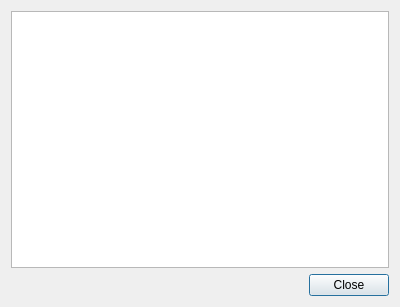
<?xml version="1.0" encoding="UTF-8"?>
<ui version="4.0">
 <class>chkperms</class>
 <widget class="QDialog" name="chkperms">
  <property name="geometry">
   <rect>
    <x>0</x>
    <y>0</y>
    <width>400</width>
    <height>307</height>
   </rect>
  </property>
  <property name="windowTitle">
   <string>File System Check</string>
  </property>
  <layout class="QGridLayout" name="gridLayout">
   <item row="0" column="0">
    <widget class="QPlainTextEdit" name="plainTextEdit">
     <property name="readOnly">
      <bool>true</bool>
     </property>
    </widget>
   </item>
   <item row="1" column="0">
    <widget class="QDialogButtonBox" name="buttonBox">
     <property name="orientation">
      <enum>Qt::Horizontal</enum>
     </property>
     <property name="standardButtons">
      <set>QDialogButtonBox::Close</set>
     </property>
    </widget>
   </item>
  </layout>
 </widget>
 <resources/>
 <connections>
  <connection>
   <sender>buttonBox</sender>
   <signal>accepted()</signal>
   <receiver>chkperms</receiver>
   <slot>accept()</slot>
   <hints>
    <hint type="sourcelabel">
     <x>248</x>
     <y>254</y>
    </hint>
    <hint type="destinationlabel">
     <x>157</x>
     <y>274</y>
    </hint>
   </hints>
  </connection>
  <connection>
   <sender>buttonBox</sender>
   <signal>rejected()</signal>
   <receiver>chkperms</receiver>
   <slot>reject()</slot>
   <hints>
    <hint type="sourcelabel">
     <x>316</x>
     <y>260</y>
    </hint>
    <hint type="destinationlabel">
     <x>286</x>
     <y>274</y>
    </hint>
   </hints>
  </connection>
 </connections>
</ui>
